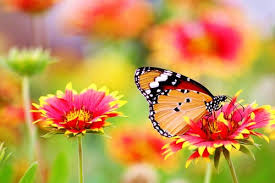
#> input picture opencv basics/image.jpg, 275 x 183 px
$ python pixel_manuplation.py --image image.jpg
#> lines starting #> are read from the running program, lines starting #| are printed output that depends on the picture; after the words box and inside, x2 and y2 are one past the last pixel; in counts of white or black regions, pixels touching at a corner belong together
import argparse
import cv2

ap = argparse.ArgumentParser()
ap.add_argument('-i', '--image', required=True, help='Enter image path')# for program
args = vars(ap.parse_args())

image = cv2.imread('image.jpg')
#> image is the input picture: shape (183, 275, 3); mean B, G, R 79.7, 150, 200.2

(b,g,r) = image[0,0]
#> b = 88; g = 141; r = 208
print('pixel at 0,0 has values {}r ,{}b ,{}g '.format(r,g,b))
#| pixel at 0,0 has values 208r ,141b ,88g

image[0,0] = (0,0,255)
#> image: shape (183, 275, 3); under 0.01% of pixels changed, all inside (x1, y1, x2, y2) = (0, 0, 1, 1)
(b,g,r) = image[0,0]
#> b = 0; g = 0; r = 255
print('pixel at 0,0 has values {}r ,{}b ,{}g '.format(r,g,b))
#| pixel at 0,0 has values 255r ,0b ,0g

corner = image[0:100, 0:100]
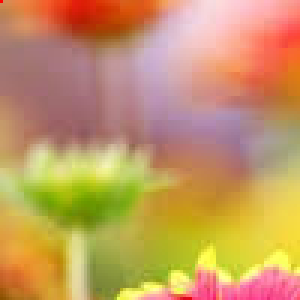
#> corner: shape (100, 100, 3) (shown 3 times larger); mean B, G, R 97.8, 152.3, 197.1
cv2.imshow('Corner', corner)
cv2.waitKey(0)

image[0:100, 0:100] = (0,255,0)
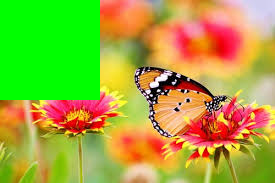
#> image: shape (183, 275, 3); mean B, G, R 60.3, 170.4, 161.1
cv2.imshow('Updated', image)
cv2.waitKey(0)
